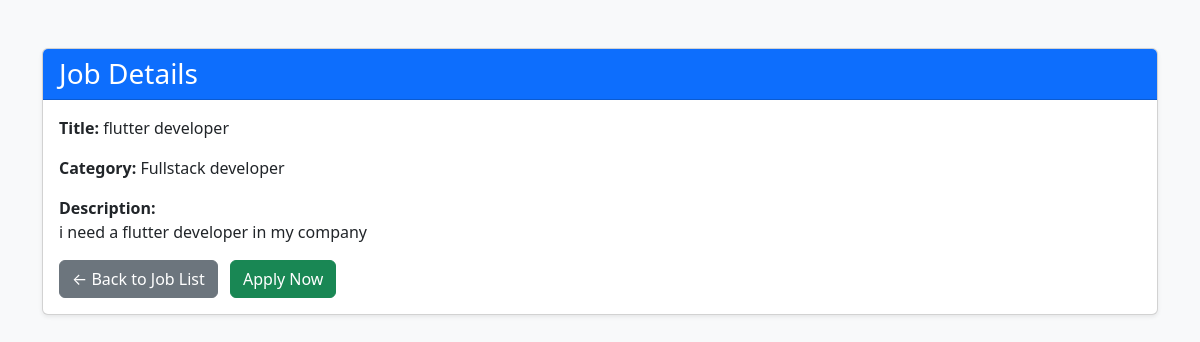
The app's page /users/view_job.php?job_id=49 (signed in) with its own data.
### tables this page shows
CREATE TABLE `jobs` (
  `id` int(11) NOT NULL,
  `title` varchar(100) NOT NULL,
  `description` text DEFAULT NULL,
  `category` varchar(100) DEFAULT NULL,
  `category_id` int(11) DEFAULT NULL,
  `company_id` int(11) DEFAULT NULL,
  `created_at` datetime DEFAULT current_timestamp(),
  `location` varchar(255) DEFAULT NULL,
  `status` enum('pending','approved','rejected') DEFAULT 'pending',
  `is_approved` tinyint(4) DEFAULT 0,
  `skills_required` text DEFAULT NULL,
  `applicants_required` int(11) NOT NULL DEFAULT 1,
  `start_date` date NOT NULL,
  `end_date` date NOT NULL
);

### users/view_job.php (the view, shortened to what this page needs)
<?php
require_once '../core/database.php';
$job_id = $_GET['job_id'] ?? 0;
$stmt = $conn->prepare("SELECT * FROM jobs WHERE id = ?");
$stmt->bind_param("i", $job_id);
$stmt->execute();
$job = $stmt->get_result()->fetch_assoc();
?>
<!DOCTYPE html>
<html lang="en">
<head>
    <link href="https://cdn.jsdelivr.net/npm/bootstrap@5.3.3/dist/css/bootstrap.min.css" rel="stylesheet">
</head>
<body class="bg-light">
<div class="container mt-5">
    <div class="card shadow-sm">
        <div class="card-header bg-primary text-white">
            <h3 class="mb-0">Job Details</h3>
        </div>
        <div class="card-body">
            <p><strong>Title:</strong> <?= htmlspecialchars($job['title']) ?></p>
            <p><strong>Category:</strong> <?= htmlspecialchars($job['category']) ?></p>
            <p><strong>Description:</strong><br><?= nl2br(htmlspecialchars($job['description'])) ?></p>
            <div class="mt-3">
    <a href="search_jobs.php" class="btn btn-secondary">← Back to Job List</a>
    <a href="apply_job.php?job_id=<?= $job['id'] ?>" class="btn btn-success ms-2">Apply Now</a>
</div>
        </div>
    </div>
</div>
</body>
</html>

### records on screen
jobs: title "flutter developer", category "Fullstack developer", description "i need a flutter developer in my company"
